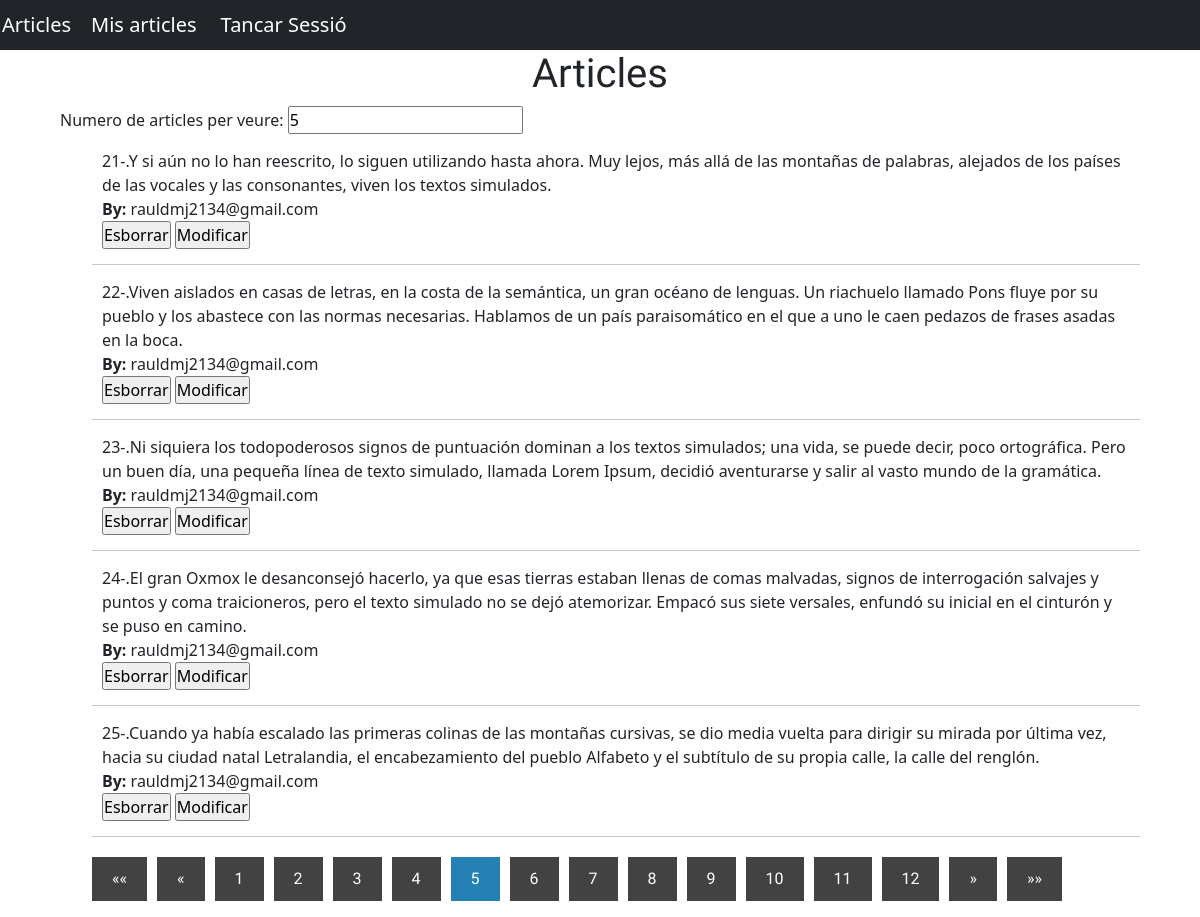
The app's page /model/articles.php?page=5&article=5 (signed in) with its own data.
### tables this page shows
CREATE TABLE `articles` (
  `id` int(11) NOT NULL,
  `article` text NOT NULL,
  `autor` varchar(50) NOT NULL
);

### controlador/controlador.php (called while the page is built, shortened)
<?php
function conDB(){
    $con= new PDO('mysql:host=localhost;dbname=pt05_raul_de_mingo', 'root', '');
    return $con;
}
function numPagina(){
    $con = conDB();
    $stt= $con->prepare('SELECT * FROM articles');
    $stt->execute();
    $articles = $stt->fetchAll();
    $totalArticles= count($articles);
    $numArtPag=5;
    if(isset($_GET["article"])){
        $numArtPag=intval($_GET["article"]);
    }
    return ceil($totalArticles/$numArtPag);
}
?>

### model/articles.php (the view, shortened to what this page needs)
<?php
include_once "../controlador/controlador.php";
function mostrar(){
    if(isset($_SESSION["email"]))$email=$_SESSION["email"];
    else $email="";
    if(!isset($_GET["article"])){
        $numArtPag=5;
        $numId=0;
    }else{
        $numArtPag=intval($_GET["article"]);
        $numId=(intval($_GET["page"])-1)*intval($numArtPag);
    }
    $articles=[];
    try{
        $con = conDB();
        $stt= $con->prepare('SELECT * FROM articles WHERE id>:id AND autor=:email');
        $stt->execute([":id"=>$numId,":email"=>$email]);
        $articles = $stt->fetchAll();
    }catch(PDOException $e){
        echo $e;
    }
    $lista="";
    $i=0;
    foreach($articles as $article){
        if($i<$numArtPag && $article["autor"]==$email) {
            $lista .="<form action='../controlador/DUBD.php' method='post'><li>".$article["id"]."-.".$article["article"]." <br><strong>By:</strong> ".$article["autor"]."
            <br><input type='submit' class='button' name='esborrar' value='Esborrar' />  <input type='submit' class='button' name='modificar' value='Modificar' /><input type='hidden' name='id' value=".$article["id"].">
            </li></form>" ;
        }else break;
        $i++;
    }
    echo $lista;
}
function mostrarNumPag(){
    if(!isset($_GET["page"])){
        $numPagActual=1;
        $numArticles=5;
    }else{
        $numPagActual=intval($_GET["page"]);
        $numArticles=intval($_GET["article"]);
    }
    $text="";
    if($numPagActual==1){
        $text.='<li class="disabled">&laquo;&laquo;</li>';
        $text.='<li class="disabled">&laquo;</li>';
    }elseif($numPagActual!=1){
        $text.='<li class="enabled"><a href="../model/articles.php?page=1&article='.$_GET["article"].'">&laquo;&laquo;</a></li>';
        $text.='<li class="enabled"><a href="../model/articles.php?page='.($numPagActual-1).'&article='.$numArticles.'">&laquo;</a></li>';
    }
    for($i=1;$i<numPagina()+1;$i++){
        if($numPagActual==$i){
            $text.='<li class="active"><a href="../model/articles.php?page='.$i.'&article='.$numArticles.'">'.$i.'</a></li>';
        }else $text.='<li><a href="../model/articles.php?page='.$i.'&article='.$numArticles.'">'.$i.'</a></li>';
    }
    if($numPagActual==numPagina()){
        $text.='<li class="disabled">&raquo;</li>';
        $text.='<li class="disabled">&raquo;&raquo;</li>';
    }else {
        $text.='<li class="enabled"><a href="../model/articles.php?page='.($numPagActual+1).'&article='.$numArticles.'">&raquo;</a></li>';
        $text.='<li class="enabled"><a href="../model/articles.php?page='.numPagina().'&article='.$numArticles.'">&raquo;&raquo;</a></li>';
    }
    echo $text;
}
require '../vista/index.vista.php';
?>

### estils.css (style rules this page uses)
* { margin: 0; padding: 0; -webkit-box-sizing: border-box; -moz-box-sizing: border-box; box-sizing: border-box; }
body { background: #e9e9e9; color: #2e2e2e; font-family: 'Open Sans Condensed', sans-serif; }
.contenidor .articles ul li { padding:15px 10px; border-bottom: 1px solid #c8c8c8; }
.paginacio ul li { display: inline-block; margin-right: 10px; }
.paginacio ul .active a { background: #2580b4; }
.paginacio ul li a { display: inline-block; font-family: 'Open Sans Condensed', sans-serif; padding: 10px 20px; background: #424242; color:#fff; text-decoration: none; }

### records on screen
articles: id "21", article "Y si aún no lo han reescrito, lo siguen utilizando hasta ahora. Muy lejos, más allá de las montañas de palabras, alejados de los países de las vocales y las consonantes, viven los textos simulados.", autor "rauldmj2134@gmail.com"
articles: id "22", article "Viven aislados en casas de letras, en la costa de la semántica, un gran océano de lenguas. Un riachuelo llamado Pons fluye por su pueblo y los abastece con las normas necesarias. Hablamos de un país paraisomático en el que a uno le caen pedazos de frases asadas en la boca.", autor "rauldmj2134@gmail.com"
articles: id "23", article "Ni siquiera los todopoderosos signos de puntuación dominan a los textos simulados; una vida, se puede decir, poco ortográfica. Pero un buen día, una pequeña línea de texto simulado, llamada Lorem Ipsum, decidió aventurarse y salir al vasto mundo de la gramática.", autor "rauldmj2134@gmail.com"
articles: id "24", article "El gran Oxmox le desanconsejó hacerlo, ya que esas tierras estaban llenas de comas malvadas, signos de interrogación salvajes y puntos y coma traicioneros, pero el texto simulado no se dejó atemorizar. Empacó sus siete versales, enfundó su inicial en el cinturón y se puso en camino.", autor "rauldmj2134@gmail.com"
articles: id "25", article "Cuando ya había escalado las primeras colinas de las montañas cursivas, se dio media vuelta para dirigir su mirada por última vez, hacia su ciudad natal Letralandia, el encabezamiento del pueblo Alfabeto y el subtítulo de su propia calle, la calle del renglón.", autor "rauldmj2134@gmail.com"
